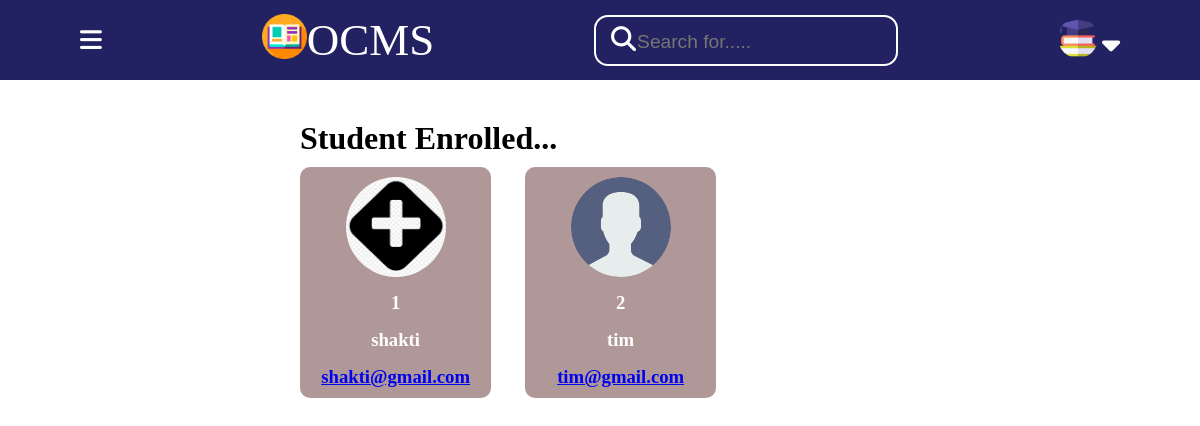
Before: /tallstudents/ with the older database file.
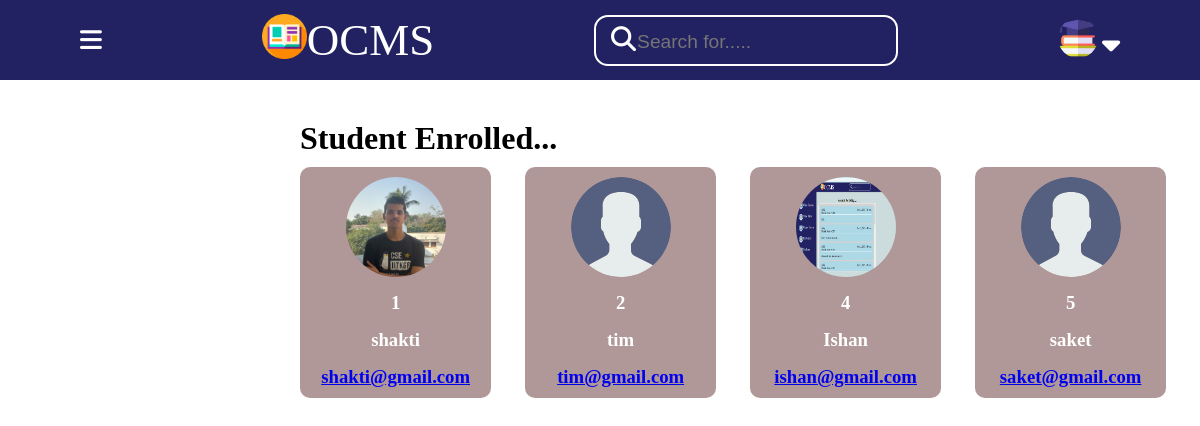
After: the same page with the newer database file.
### base/models.py (models this page shows, shortened)
class Student(models.Model):
    user = models.OneToOneField(User,on_delete=models.CASCADE,primary_key=True,related_name='Student')
    roll_no = models.CharField(max_length=50, null=True)
    name=models.CharField(max_length=250)
    email = models.EmailField(null=False)
    department=models.CharField(max_length=250 ,null=True)
    rooms=models.ManyToManyField(Room,related_name="student_rooms",blank=True)
    bio = models.TextField(null=True)
    phone = models.IntegerField(null=True)
    avatar = models.ImageField(null=True, default="avatar.svg")
    class Meta:
        ordering = ['roll_no']

### base/views.py (the view)
# urls.py: path("tallstudents/",views.tallstudents,name="tallstudents"),
def tallstudents(request):
    students=Student.objects.all()
    context={'students':students}
    return render(request,'base/tallstudents.html',context)

### base/templates/base/tallstudents.html
{% include 'teacher_main.html' %}
{% block content %}
<div class="allstudentlist">
    <div class="studentenroaled">
       <h1>Student Enrolled...</h1>
    </div>
    <div class="allstudentlistcontainer">
       {% for student in students %}
       <div class="studentcard">
           <div class="studentphoto">
            <img src="{{student.avatar.url}}" class="studentphoto">
           </div>
           <div>
               <h3>{{student.roll_no}}</h3>
           </div>
           <div class="studentname">
               <h3>{{student.name}}</h3>
           </div>
           <div class="studentmail">
               <h3><a href="mailto:{{student.email}}">{{student.email}}</a></h3>
           </div>
       </div>
       {% endfor %}
   </div>
    </div>
{% endblock content %}

Changed rows visible on the page:
changed Student "shakti": avatar: a different picture
added Student: avatar (picture), roll_no "4", name "Ishan", email "ishan@gmail.com"
added Student: avatar (placeholder picture), roll_no "5", name "saket", email "saket@gmail.com"
